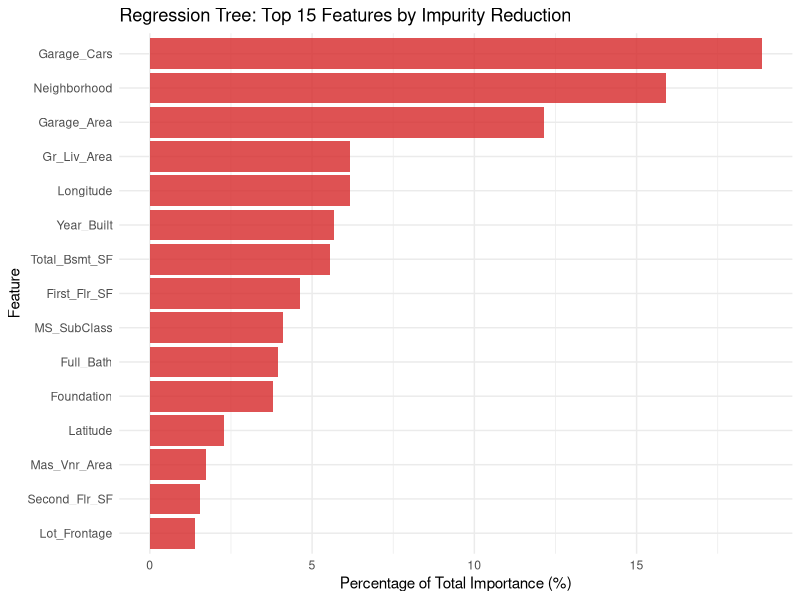

R code for this plot:
library(rpart)
library(ggplot2)
library(dplyr)
library(modeldata)

set.seed(42)

# Load Ames housing data
data(ames, package = "modeldata")

# Identify predictors
predictor_cols <- setdiff(names(ames), "Sale_Price")

# Fit a single regression tree with default settings
tree_default <- rpart(Sale_Price ~ ., 
                      data = ames[, c(predictor_cols, "Sale_Price")])

# Extract variable importance (impurity reduction)
importance_default <- tree_default$variable.importance

# Convert to data frame and sort by importance
importance_df <- data.frame(
  Feature = names(importance_default),
  Importance = importance_default
) %>% arrange(desc(Importance))

# Convert importance to percentage of total
total_imp <- sum(importance_df$Importance)
importance_df <- importance_df %>%
  mutate(Percentage_of_Total = (Importance / total_imp) * 100)

# Create top 15 features
tree_top15 <- importance_df %>% head(15)

# Print all features with importance > 0
print(importance_df)

# Create bar plot (red) showing percentage of total importance for top 15
p_tree <- ggplot(tree_top15, aes(x = reorder(Feature, Percentage_of_Total), y = Percentage_of_Total)) +
  geom_bar(stat = "identity", fill = "#d62728", alpha = 0.8) +
  coord_flip() +
  labs(title = "Regression Tree: Top 15 Features by Impurity Reduction", 
       x = "Feature", 
       y = "Percentage of Total Importance (%)") +
  theme_minimal()

# Display plot
print(p_tree)
